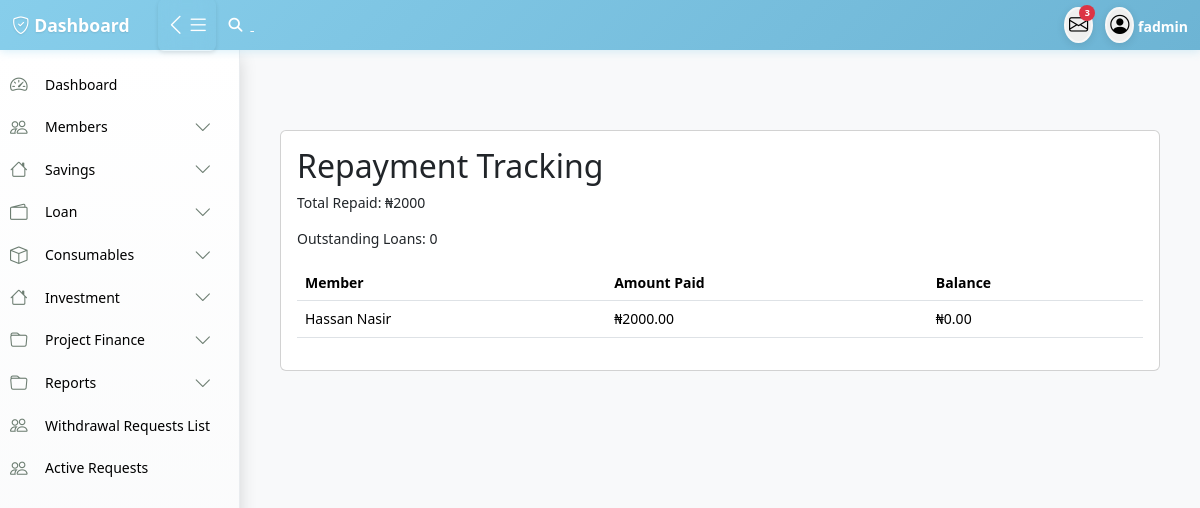
Screenshot of /loan/repayments/ (signed in) with the database file from the repository.
### accounts/models.py (models this page shows, shortened)
class User(AbstractUser):
    first_name = models.CharField(max_length=100)
    last_name = models.CharField(max_length=100)
    other_name = models.CharField(max_length=100,blank=True,null=True)
    date_of_birth = models.DateField(blank=True,null=True)
    username = models.CharField(max_length=100, unique=True)
    savings = models.IntegerField(blank=True,null=True)
    account_type = models.CharField(max_length=100,blank=True,null=True)
    department = models.CharField(max_length=100)
    unit = models.CharField(max_length=100,blank=True,null=True)
    gender = models.ForeignKey(Gender, on_delete=models.CASCADE, blank=True, null=True)
    group = models.ForeignKey(UserGroup, on_delete=models.CASCADE, blank=True, null=True)
    marital_status = models.ForeignKey(MaritalStatus,on_delete=models.SET_NULL, null=True, blank=True)
    religion = models.ForeignKey(Religion, on_delete=models.SET_NULL, null=True, blank=True,)
    passport = models.ImageField(upload_to='passport', blank=True, null=True)
    phone1 = models.CharField(max_length=15,null=True, blank=True)
    phone2 = models.CharField(max_length=15, null=True, blank=True)
    email = models.EmailField(blank=True, null=True)
    member_number = models.CharField(max_length=100)

class Member(models.Model):
    member = models.OneToOneField(User, on_delete=models.CASCADE, null=True, blank=True,related_name='member')
    ippis = models.IntegerField(unique=True)  # Required and unique
    total_savings = models.DecimalField(max_digits=12, decimal_places=2, blank=True, null=True)

### loan/models.py (models this page shows, shortened)
class LoanRepayback(models.Model):
    loan_request = models.ForeignKey(LoanRequest, on_delete=models.CASCADE, related_name="repaybacks")
    repayment_date = models.DateField()
    amount_paid = models.DecimalField(max_digits=10, decimal_places=2)
    balance_remaining = models.DecimalField(max_digits=10, decimal_places=2)
    comment = models.TextField(max_length=200,blank=True,null=True)
    created_by = models.ForeignKey(User,on_delete=models.CASCADE)
    created_at = models.DateTimeField(auto_now_add=True)

class LoanRequest(models.Model):
    member = models.ForeignKey(Member, on_delete=models.CASCADE, related_name="loan_requests")
    loan_type = models.ForeignKey(LoanType, on_delete=models.SET_NULL, null=True, blank=True)
    amount = models.DecimalField(max_digits=10, decimal_places=2)
    approved_amount = models.DecimalField(max_digits=10, decimal_places=2, null=True, blank=True)
    loan_term_months = models.PositiveIntegerField()
    application_date = models.DateField(default=today_date)
    approval_date = models.DateField(null=True, blank=True)
    status = models.CharField(max_length=20,choices=[ ("pending", "Pending"),("approved", "Approved"),("rejected", "Rejected"),  ("Fullpaid", "Fullpaid") ], default="pending",)
    rejection_reason = models.TextField(blank=True, null=True)
    file_one = models.ImageField(upload_to='file_one', blank=True, null=True)
    bank_name = models.ForeignKey(BankName,on_delete=models.CASCADE)
    bank_code = models.ForeignKey(BankCode,on_delete=models.CASCADE)
    account_number  = models.CharField(max_length=100)
    guarantor = models.ForeignKey(Member, on_delete=models.SET_NULL, null=True, blank=True, related_name="guaranteed_loans")
    guarantor_accepted = models.BooleanField(default=False)
    created_by = models.ForeignKey(User,on_delete=models.CASCADE)
    approved_by = models.ForeignKey(User, on_delete=models.SET_NULL, null=True, blank=True, related_name='approved_loan')
    date_created = models.DateTimeField(auto_now_add=True)
    class Meta:
        constraints = [
            models.CheckConstraint(
                check=models.Q(approved_amount__lte=models.F('amount')),
                name='approved_amount_not_greater_than_requested'
            ),
        ]

### loan/views.py (the view)
# urls.py: path('loan/repayments/', views.admin_repayment_tracking, name='admin_repayment_tracking'),
def admin_repayment_tracking(request):
    repayments_list = LoanRepayback.objects.select_related(
        'loan_request__member', 'loan_request__loan_type'
    ).order_by('-repayment_date')
    member_filter = request.GET.get('member')
    date_from = request.GET.get('date_from')
    date_to = request.GET.get('date_to')
    if member_filter:
        repayments_list = repayments_list.filter(loan_request__member_id=member_filter)
    if date_from:
        repayments_list = repayments_list.filter(repayment_date__gte=date_from)
    if date_to:
        repayments_list = repayments_list.filter(repayment_date__lte=date_to)
    paginator = Paginator(repayments_list, 100)
    page_number = request.GET.get('page')
    repayments = paginator.get_page(page_number)
    total_repaid = repayments_list.aggregate(Sum('amount_paid'))['amount_paid__sum'] or 0
    outstanding_loans = LoanRequest.objects.filter(status='approved').count()
    context = { 'repayments': repayments, 'total_repaid': total_repaid,'outstanding_loans': outstanding_loans,
        'members': Member.objects.all(),
        'current_member': member_filter, 'date_from': date_from,'date_to': date_to,
    }
    return render(request, 'loan/repayment_tracking.html', context)

### templates/loan/repayment_tracking.html
{% extends 'base/base.html' %}
{% block content %}
<div class="container mt-5">
    <div class="card">
        <div class="card-body">
            <h2>Repayment Tracking</h2>
<p>Total Repaid: ₦{{ total_repaid }}</p>
<p>Outstanding Loans: {{ outstanding_loans }}</p>
<div class="table-responsive">
<table class="table table-hover">
  <thead><tr>
    <th>Member</th>
    <th>Amount Paid</th>
    <th>Balance</th>
</tr>
</thead>
  <tbody>
    {% for r in repayments %}
    <tr>
      <td>{{ r.loan_request.member.member.first_name }} {{ r.loan_request.member.member.last_name }}</td>
      <td>₦{{ r.amount_paid }}</td>
      <td>₦{{ r.balance_remaining }}</td>
    </tr>
    {% endfor %}
  </tbody>
</table>
</div>
        </div>
    </div>
</div>
{% endblock content %}

### templates/include/navbar.html (shortened to what this page needs)
<nav class="navbar">
    <div class="navbar-content">
        <div class="navbar-left">
            <a href="" class="navbar-brand">
                <i class="bi bi-shield-check"></i> Dashboard
            </a>
            <button class="toggle-btn desktop-toggle" id="desktopToggle" aria-label="Toggle sidebar">
                <i class="bi bi-list" id="toggleIcon"></i>
                <i class="bi bi-list" id="toggleIcon"></i>
            </button>
              {% if user.is_authenticated and user.group.title == 'admin' or user.group.title == 'staff' %}
           <a href="#" class="text-white" data-bs-toggle="modal" data-bs-target="#inputPopupModal">
            <i class="fa fa-search me-lg-2"></i>
            {% endif %}
    </a>
        </div>
        <div class="navbar-right">
           <div class="dropdown profile-dropdown">
               <button class="profile-btn" data-bs-toggle="dropdown" aria-label="Messages" title="Messages">
                   <i class="bi bi-envelope"></i>
                   <span class="badge">3</span>
               </button>
           </div>
            <div class="dropdown profile-dropdown">
                <button class="profile-btn" data-bs-toggle="dropdown" aria-label="Profile menu" title="Profile">
                    <i class="bi bi-person-circle"></i>
                </button>
                <b class="text-white "data-bs-toggle="dropdown" aria-label="Profile menu" style="cursor: pointer;">{{request.user.first_name}}</b>
            </div>
        </div>
    </div>
</nav>

### static/css/style.css (style rules this page uses)
:root { --sidebar-width: 240px; --sidebar-collapsed-width: 60px; --navbar-height: 50px; --primary-color: #cacadb; --primary-color: #5d5d81; --secondary-color: #4b4b6c; --accent-color: rgb(98, 145, 192); --success-color: #27ae60; --warning-color: #f39c12; --danger-color: #e74c3c; }
* { box-sizing: border-box; }
body { font-family: 'Segoe UI', Tahoma, Geneva, Verdana, sans-serif; background-color: #f8f9fa; margin: 0; padding: 0; font-size: 14px; line-height: 1.4; }
.navbar { position: fixed; top: 0; left: 0; right: 0; height: var(--navbar-height); background: linear-gradient(135deg, #87ceeb 0%, #6db4d4 100%); box-shadow: 0 2px 8px rgba(135, 206, 235, 0.3); z-index: 1050; padding: 0 0.75rem; }
.navbar-content { display: flex; align-items: center; justify-content: space-between; width: 100%; height: 100%; }
.navbar-left { display: flex; align-items: center; gap: 0.75rem; }
.navbar-right { display: flex; align-items: center; gap: 0.75rem; }
.toggle-btn { background:transparent; border: 2px solid transparent; border-radius: 6px; padding: 8px 5px; cursor: pointer; transition: all 0.3s ease; color: #ffffff; display: flex; align-items: center; justify-content: center; font-size: 1.4rem; backdrop-filter: blur(10px); box-shadow: 0 2px 4px rgba(0,0,0,0.1); font-weight: bold; }
.navbar-brand { font-weight: 700; color: #ffffff; text-decoration: none; font-size: 1.1rem; transition: color 0.3s ease; text-shadow: 0 1px 2px rgba(0,0,0,0.1); }
.profile-btn { border: 2px solid rgba(255, 255, 255, 0.5); padding: 3px; cursor: pointer; border-radius: 50%; transition: all 0.3s ease; position: relative; font-size: 1.2rem; backdrop-filter: blur(10px); box-shadow: 0 2px 8px rgba(0,0,0,0.1); }
.badge { position: absolute; top: -4px; right: -4px; background: #dc3545; color: white; border-radius: 50%; width: 16px; height: 16px; font-size: 9px; display: flex; align-items: center; justify-content: center; font-weight: 600; }
.profile-dropdown { position: relative; }

### rows the page displays
User: user.first_name "fadmin"
LoanRepayback: loan_request.member.member.first_name "Hassan", loan_request.member.member.last_name "Nasir", amount_paid "2000.00", balance_remaining "0.00"

### other values shown
{{ total_repaid }} "2000"
{{ outstanding_loans }} "0"
